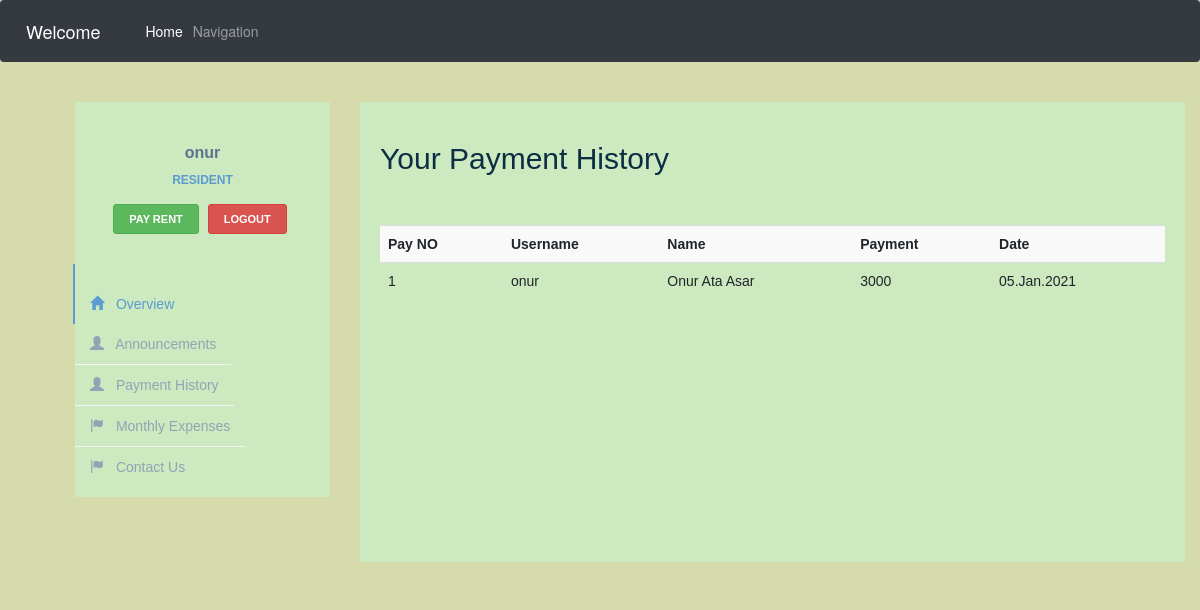
/paymenthistory.php (signed in), run on an earlier commit of the app's database.
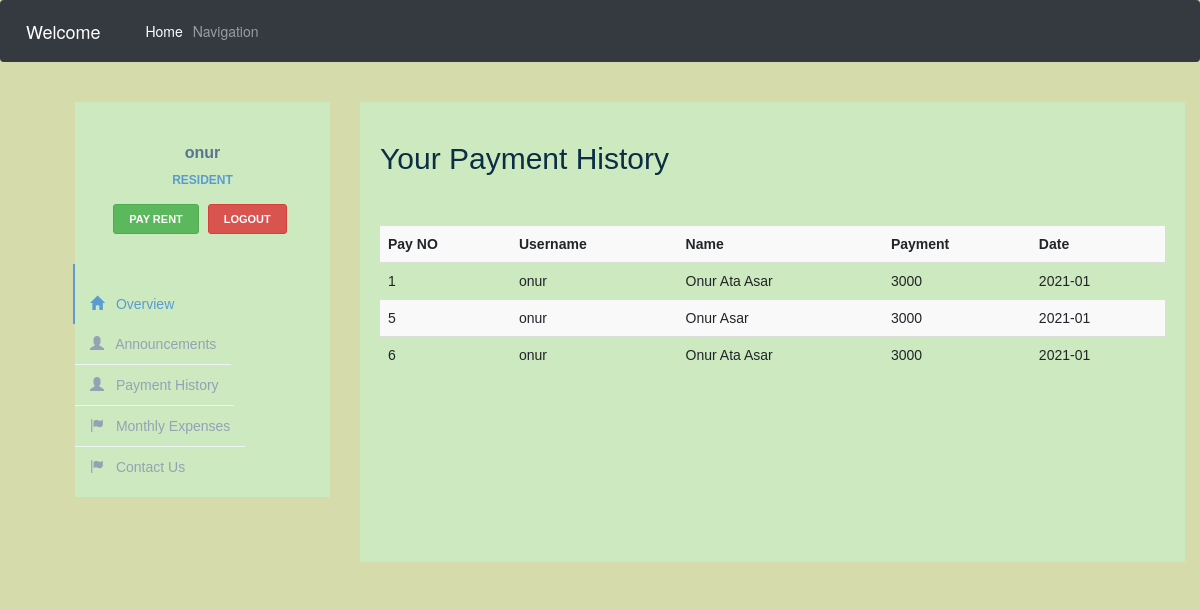
And on a later commit of the database.
### tables this page shows
CREATE TABLE `payment` (
  `payno` int(25) NOT NULL,
  `name` text NOT NULL,
  `username` varchar(50) NOT NULL,
  `price` int(50) NOT NULL,
  `date` text NOT NULL
);

### paymenthistory.php (the view, shortened to what this page needs)
<!DOCTYPE html>
<html lang="en" dir="ltr">
<html>
<link rel="stylesheet" href="https://cdn.jsdelivr.net/npm/bootstrap@4.5.3/dist/css/bootstrap.min.css">
<link rel="stylesheet" href="userpage.css">
<link href="//maxcdn.bootstrapcdn.com/bootstrap/3.3.0/css/bootstrap.min.css" rel="stylesheet" id="bootstrap-css">
<nav class="navbar fixed-top  navbar-expand-lg navbar-dark bg-dark">
  <a class="navbar-brand" href="#">Welcome</a>
  <div class="collapse navbar-collapse" id="navbarSupportedContent">
    <ul class="navbar-nav mr-auto">
      <li class="nav-item active">
        <a class="nav-link" href="homepage.php">Home <span class="sr-only">(current)</span></a>
      </li>
      <li class="nav-item">
        <a class="nav-link" href="https://www.google.com/maps/@36.6728673,30.5570388,16.24z" target="_blank">Navigation</a>
      </li>
    </ul>
  </div>
</nav>
</head>
<body>
  <header>
    <div class="container">
      <div class="row profile">
        <div class="col-md-3">
          <div class="profile-sidebar">
            <div class="profile-usertitle">
              <div class="profile-usertitle-name">
                <?php
                echo $_SESSION['username'];
                ?>
              </div>
              <div class="profile-usertitle-job">
                Resident
              </div>
            </div>
            <div class="profile-userbuttons">
              <button type="button" class="btn btn-success btn-sm"><a href="payrent.php" style="color:white;">PAY RENT</button>
              <button type="button" style="color:white;" class="btn btn-danger btn-sm"> <a href="user.php?logout='1'" style="color:white;">Logout</button>
            </div>
            <div class="profile-usermenu">
              <ul class="nav">
                <li class="active">
                  <a href="user.php">
                    <i class="glyphicon glyphicon-home"></i>
                    Overview </a>
                </li>
                <li>
                  <a href="annoshow.php">
                    <i class="glyphicon glyphicon-user"></i>
                    Announcements </a>
                </li>
                <li>
                  <a href="paymenthistory.php">
                    <i class="glyphicon glyphicon-user"></i>
                    Payment History </a>
                </li>
                <li>
                  <a href="expenses.php">
                    <i class="glyphicon glyphicon-flag"></i>
                    Monthly Expenses </a>
                </li>
                <li>
                  <a href="contact.php">
                    <i class="glyphicon glyphicon-flag"></i>
                    Contact Us </a>
                </li>
              </ul>
            </div>
          </div>
        </div>
        <div class="col-md-9">
          <div class="profile-content">
            <h2> Your Payment History </h2>
            <br><br>
            <?php
            include "logincheck.php";
            $loginname = $_SESSION['username'];
            $sql = "SELECT * FROM `payment` WHERE username = '$loginname'";
            $result = $conn->query($sql) or die("Failed to excecute the query $sql on $conn");
            echo "<table class=\"table table-striped table-borderless\">
                          <tr>
                          <th>Pay NO</th>
                          <th>Username</th>
                          <th>Name</th>
                          <th>Payment</th>
                          <th>Date</th>
                          </tr>";
            while ($row =  $result->fetch_assoc()) {
              $payno = $row['payno'];
              $username = $row['username'];
              $name = $row['name'];
              $price = $row['price'];
              $date = $row['date'];
                echo "<tr>
                        <td>$payno</td>
                        <td>$username</td>
                        <td>$name</td>
                        <td>$price</td>
                        <td>$date</td>
                        </tr>";
            }
            ?>
          </div>
        </div>
      </div>
    </div>

### userpage.css (style rules this page uses)
body { margin-left: 0%; font-family: 'Verdana', sans-serif; background-color: #d5dbab !important; }
header { display: flex; width: 90%; height: 10vh; margin: auto; align-items: center; color: #0b2e44; font-family: 'Verdana', sans-serif; }
.nav-links, nav { flex: 2; }
.navbar { margin-right: 20%; width: 100%; }
.profile { margin: 20px 0; }
.profile-sidebar { padding: 20px 0 10px 0; background: rgb(204, 233, 191); }
.profile-usertitle { text-align: center; margin-top: 20px; }
.profile-usertitle-name { color: #5a7391; font-size: 16px; font-weight: 600; margin-bottom: 7px; }
.profile-usertitle-job { text-transform: uppercase; color: #5b9bd1; font-size: 12px; font-weight: 600; margin-bottom: 15px; }
.profile-userbuttons { text-align: center; margin-top: 10px; }
.profile-userbuttons .btn { text-transform: uppercase; font-size: 11px; font-weight: 600; padding: 6px 15px; margin-right: 5px; }
.profile-usermenu { margin-top: 30px; }
.profile-usermenu ul li { border-bottom: 1px solid #f0f4f7; }
.profile-usermenu ul li:last-child { border-bottom: none; }
.profile-usermenu ul li a { color: #93a3b5; font-size: 14px; font-weight: 400; }
.profile-usermenu ul li a i { margin-right: 8px; font-size: 14px; }
.profile-usermenu ul li.active { border-bottom: none; }
.profile-usermenu ul li.active a { color: #5b9bd1; background-color: rgb(204, 233, 191); border-left: 2px solid #5b9bd1; margin-left: -2px; }
.profile-content { padding: 20px; background: rgb(204, 233, 191); min-height: 460px; }

What changed in the data, as far as the page shows it:
changed payment id 1: date "05.Jan.2021" → "2021-01"
added payment: payno "5", username "onur", name "Onur Asar", price "3000", date "2021-01"
added payment: payno "6", username "onur", name "Onur Ata Asar", price "3000", date "2021-01"
